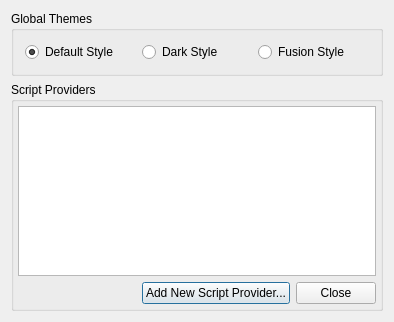
<?xml version="1.0" encoding="UTF-8"?>
<ui version="4.0">
 <class>UIRStatsSettingsManager</class>
 <widget class="QDialog" name="UIRStatsSettingsManager">
  <property name="geometry">
   <rect>
    <x>0</x>
    <y>0</y>
    <width>394</width>
    <height>322</height>
   </rect>
  </property>
  <property name="windowTitle">
   <string>RAT-STATS Settings</string>
  </property>
  <layout class="QVBoxLayout" name="verticalLayout_3">
   <item>
    <widget class="QGroupBox" name="verticalGroupBox">
     <property name="title">
      <string>Global Themes</string>
     </property>
     <layout class="QHBoxLayout" name="horizontalLayout_3">
      <property name="leftMargin">
       <number>11</number>
      </property>
      <property name="topMargin">
       <number>11</number>
      </property>
      <property name="rightMargin">
       <number>11</number>
      </property>
      <property name="bottomMargin">
       <number>11</number>
      </property>
      <item>
       <widget class="QRadioButton" name="m_rdbDefault">
        <property name="text">
         <string>Default Style</string>
        </property>
        <property name="checked">
         <bool>true</bool>
        </property>
       </widget>
      </item>
      <item>
       <widget class="QRadioButton" name="m_rdbDark">
        <property name="text">
         <string>Dark Style</string>
        </property>
       </widget>
      </item>
      <item>
       <widget class="QRadioButton" name="m_rdbFusion">
        <property name="text">
         <string>Fusion Style</string>
        </property>
       </widget>
      </item>
     </layout>
    </widget>
   </item>
   <item>
    <widget class="QGroupBox" name="verticalGroupBox_2">
     <property name="title">
      <string>Script Providers</string>
     </property>
     <layout class="QVBoxLayout" name="verticalLayout_2">
      <property name="leftMargin">
       <number>4</number>
      </property>
      <property name="topMargin">
       <number>4</number>
      </property>
      <property name="rightMargin">
       <number>4</number>
      </property>
      <property name="bottomMargin">
       <number>4</number>
      </property>
      <item>
       <widget class="QTableWidget" name="m_tblScriptProviders"/>
      </item>
      <item>
       <layout class="QHBoxLayout" name="horizontalLayout_2">
        <item>
         <spacer name="horizontalSpacer">
          <property name="orientation">
           <enum>Qt::Horizontal</enum>
          </property>
          <property name="sizeHint" stdset="0">
           <size>
            <width>40</width>
            <height>20</height>
           </size>
          </property>
         </spacer>
        </item>
        <item>
         <widget class="QPushButton" name="m_btnNewScriptProvider">
          <property name="text">
           <string>Add New Script Provider...</string>
          </property>
         </widget>
        </item>
        <item>
         <widget class="QPushButton" name="m_btnClose">
          <property name="text">
           <string>Close</string>
          </property>
         </widget>
        </item>
       </layout>
      </item>
     </layout>
    </widget>
   </item>
  </layout>
 </widget>
 <resources/>
 <connections/>
</ui>
